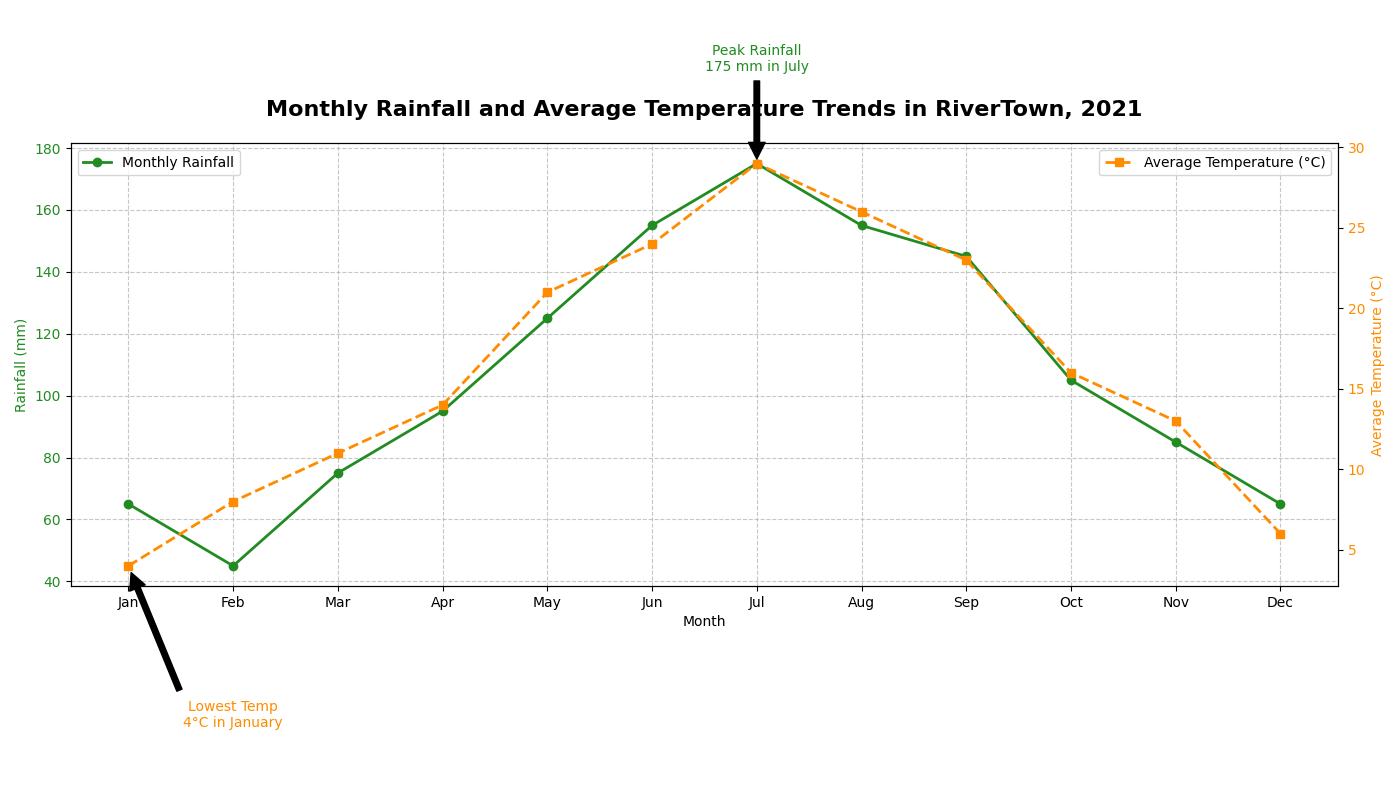

The script that drew this image:
import matplotlib.pyplot as plt
import numpy as np

months = ["Jan", "Feb", "Mar", "Apr", "May", "Jun", "Jul", "Aug", "Sep", "Oct", "Nov", "Dec"]

# Modified monthly rainfall data (in mm)
rainfall = [65, 45, 75, 95, 125, 155, 175, 155, 145, 105, 85, 65]

# Modified monthly average temperature data (in Celsius)
avg_temperature = [4, 8, 11, 14, 21, 24, 29, 26, 23, 16, 13, 6]

fig, ax1 = plt.subplots(figsize=(14, 8))

color_rainfall = 'forestgreen'
ax1.set_xlabel('Month')
ax1.set_ylabel('Rainfall (mm)', color=color_rainfall)
ax1.plot(months, rainfall, marker='o', linestyle='-', color=color_rainfall, linewidth=2, label='Monthly Rainfall')
ax1.tick_params(axis='y', labelcolor=color_rainfall)
ax1.legend(loc='upper left', fontsize=10)
ax1.set_title("Monthly Rainfall and Average Temperature Trends in RiverTown, 2021", fontsize=16, fontweight='bold', pad=20)

ax2 = ax1.twinx()
color_temperature = 'darkorange'
ax2.set_ylabel('Average Temperature (°C)', color=color_temperature)
ax2.plot(months, avg_temperature, marker='s', linestyle='--', color=color_temperature, linewidth=2, label='Average Temperature (°C)')
ax2.tick_params(axis='y', labelcolor=color_temperature)
ax2.legend(loc='upper right', fontsize=10)

ax1.grid(True, linestyle='--', alpha=0.7)

peak_rainfall_month = 'Jul'
peak_rainfall = rainfall[months.index(peak_rainfall_month)]
ax1.annotate('Peak Rainfall\n175 mm in July', xy=(peak_rainfall_month, peak_rainfall), xytext=(peak_rainfall_month, peak_rainfall+30),
             arrowprops=dict(facecolor='black', shrink=0.05),
             fontsize=10, ha='center', color=color_rainfall)

lowest_temp_month = 'Jan'
lowest_temp = avg_temperature[months.index(lowest_temp_month)]
ax2.annotate('Lowest Temp\n4°C in January', xy=(lowest_temp_month, lowest_temp), xytext=('Feb', lowest_temp-10),
             arrowprops=dict(facecolor='black', shrink=0.05),
             fontsize=10, ha='center', color=color_temperature)

fig.tight_layout()
plt.show()
